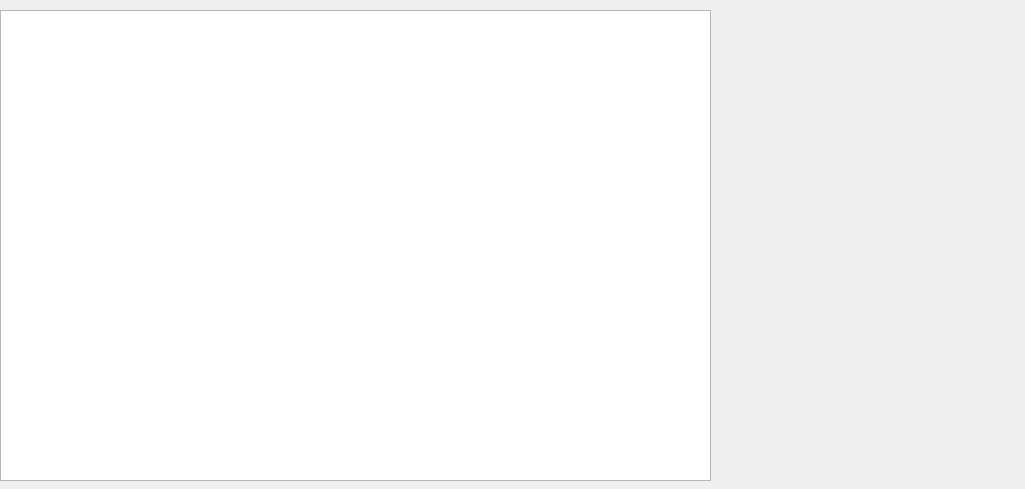
<?xml version="1.0" encoding="UTF-8"?>
<ui version="4.0">
 <class>Form</class>
 <widget class="QWidget" name="Form">
  <property name="geometry">
   <rect>
    <x>0</x>
    <y>0</y>
    <width>1025</width>
    <height>489</height>
   </rect>
  </property>
  <property name="windowTitle">
   <string>Form</string>
  </property>
  <widget class="QTableWidget" name="tableWidget">
   <property name="geometry">
    <rect>
     <x>0</x>
     <y>10</y>
     <width>711</width>
     <height>471</height>
    </rect>
   </property>
  </widget>
 </widget>
 <resources/>
 <connections/>
</ui>
